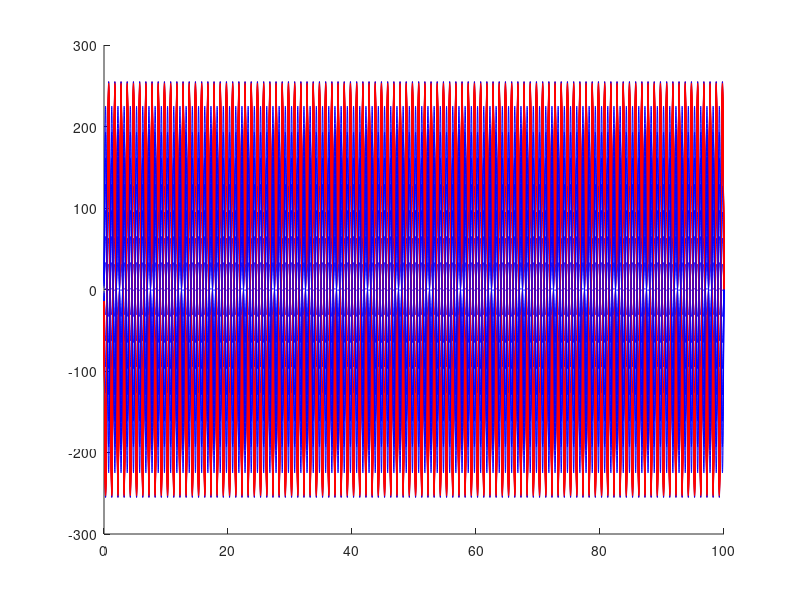

Recreate this plot in MATLAB. (Note: this script raises an error after producing the figure.)
close('all')
t=[1:100*100]/100;
f0 = 50;
f1 = 1;
f2 = 10;
PC1 = 100*repmat(sin(2*pi*f0*t),256,1)';
PC2 = [];
PC3 = [];
for i = [1:256]
    PC2(:,i) = sin(2*pi*f1*t)*i;
    PC3(:,i) = -sin(2*pi*f1*t)*abs(i-257);
end
PC4 = zeros(size(PC1));
PC4(:,150) = sin(2*pi*f2*t);
LfpSim =  PC1 + PC2+ PC3 +PC4;

figure()
hold on
for i = 1:16
    plot(t,LfpSim(:,i),'r')
    plot(t,LfpSim(:,(i-1)*16+1),'b')
end
NumPCs=3;

[coeff, loads] = pca(LfpSim,'NumComponents', NumPCs);


figure()
for i = 1:NumPCs
    subplot(floor(sqrt(NumPCs))+1,floor(sqrt(NumPCs))+1,i)
    F=  scatteredInterpolant(v,w,coeff(:,i));
    bF = F(bX,bY);
    pcolor(bF)
%     caxis([-0.3 0.3])
    colorbar
end

LfpReduced= loads*coeff';
figure()
hold on
for i = 1:16
    plot(t,LfpReduced(:,i),'g')
    plot(t,LfpReduced(:,(i-1)*16+1),'k')
end


figure()
hold on
for i = 1:16
    plot(t,LfpSim(:,i)-LfpReduced(:,i),'y')
    plot(t,LfpSim(:,(i-1)*16+1)-LfpReduced(:,(i-1)*16+1),'c')
end